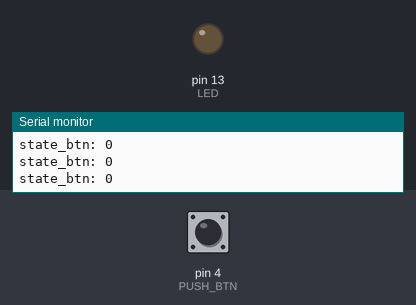
Bench run of a sketch on a simulated Arduino Uno, built with avr-gcc and run on an emulated ATmega328P. Parts: output pins drawn as LEDs (lit = HIGH), the last lines printed to the serial monitor. The test bench sets the inputs (shaded band); at power-on: pin 4 (PUSH_BTN) LOW.

Above: at 2.8 s.
2.9 s: pin 4 (PUSH_BTN) pulled HIGH for 1.2 s
At 3.7 s:
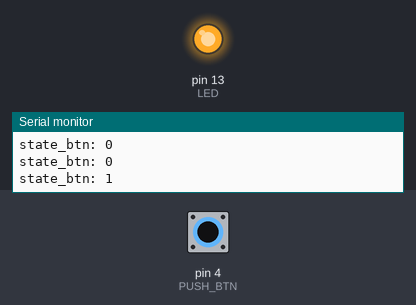
6.5 s: pin 4 (PUSH_BTN) pulled HIGH for 3.2 s
At 11.4 s:
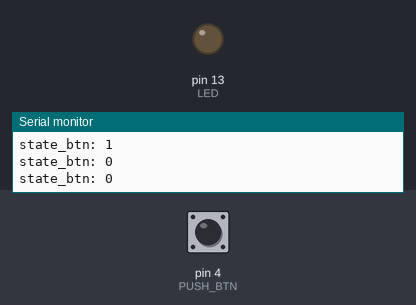
Timing chart, 0 to 12.9 s (numbered marks = the images above; inputs shaded):
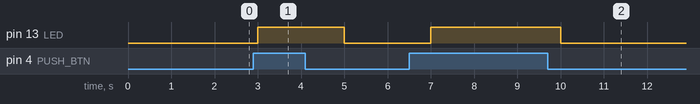

Measured:
- after the input at 2.9 s, pin 13 (LED): LOW → HIGH after 0.10 s, → LOW 2.0 s later
- after the input at 6.5 s, pin 13 (LED): LOW → HIGH after 0.50 s, → LOW 3.0 s later

The sketch:

03Button.ino
```cpp
boolean state_btn;
int PUSH_BTN = 4;
int LED = 13;

void setup() {
  pinMode(PUSH_BTN, INPUT);
  pinMode(LED, OUTPUT);
  Serial.begin(9600);

  Serial.println("Arduino Ready...");

}

void loop() {
  state_btn = digitalRead(PUSH_BTN);
  Serial.print("state_btn: ");
  Serial.println(state_btn);
  if (state_btn) {
    digitalWrite(LED, HIGH);
  } else {
    digitalWrite(LED, LOW);
  }
  delay(1000);

}
```
